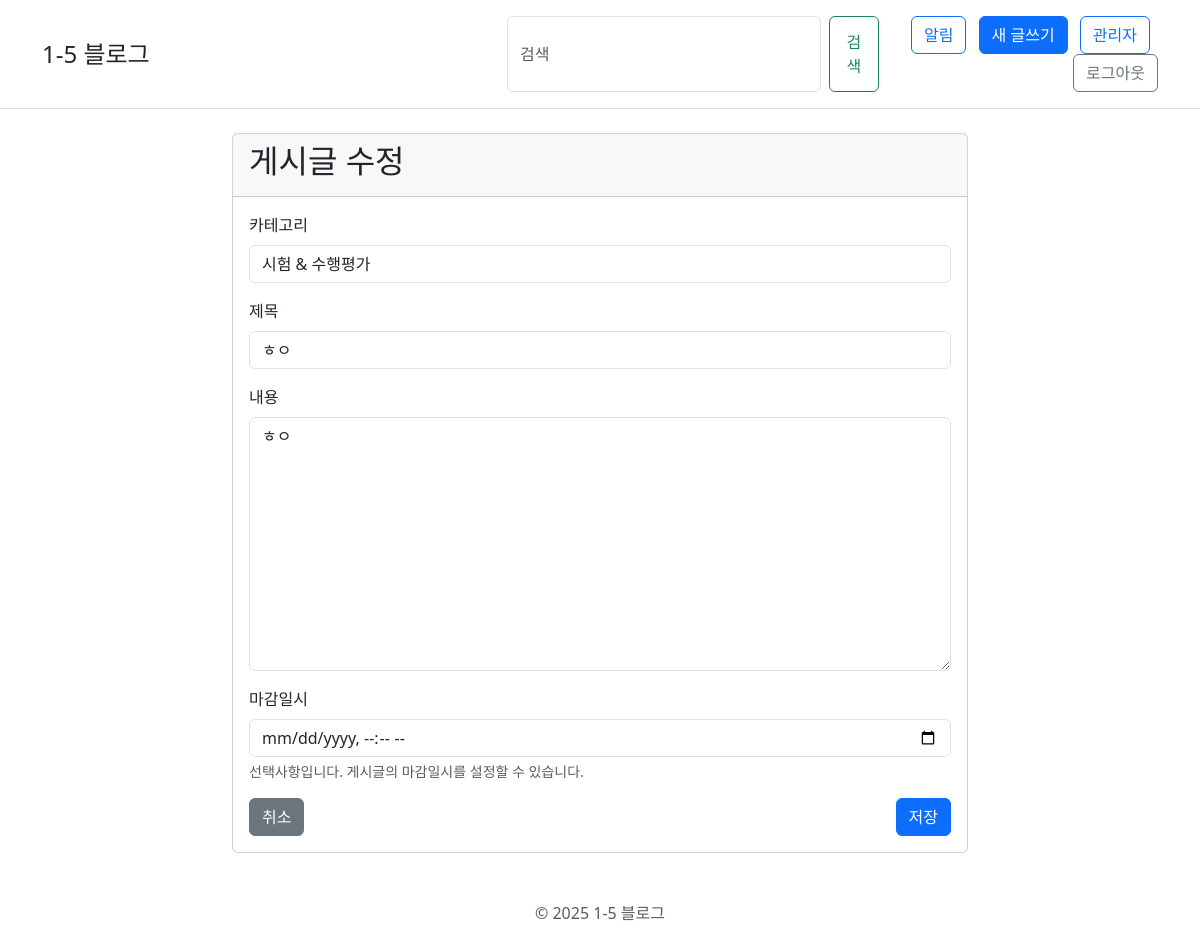
/post/6/edit/ (signed in), run on the app's committed database.
### blog/models.py (models this page shows, shortened)
class Post(models.Model):
    author = models.ForeignKey(settings.AUTH_USER_MODEL, on_delete=models.CASCADE, verbose_name='작성자')
    category = models.ForeignKey(Category, on_delete=models.CASCADE, verbose_name='카테고리')
    title = models.CharField(max_length=200, verbose_name='제목')
    text = models.TextField(verbose_name='내용')
    created_date = models.DateTimeField(default=timezone.now, verbose_name='작성일')
    published_date = models.DateTimeField(blank=True, null=True, verbose_name='게시일')
    latitude = models.FloatField(blank=True, null=True, verbose_name='위도')
    longitude = models.FloatField(blank=True, null=True, verbose_name='경도')
    due_date = models.DateTimeField(blank=True, null=True, verbose_name='마감일시')
    class Meta:
        verbose_name = '게시글'
        verbose_name_plural = '게시글'

### blog/views.py (the view)
# urls.py: path('post/<int:pk>/edit/', views.post_edit, name='post_edit'),
@csrf_exempt
@login_required
def post_edit(request, pk):
    post = get_object_or_404(Post, pk=pk)
    if request.method == "POST":
        form = PostForm(request.POST, request.FILES, instance=post)
        if form.is_valid():
            post = form.save(commit=False)
            post.author = request.user
            category = form.cleaned_data.get('category')
            if category:
                if not category.enable_map:
                    post.latitude = None
                    post.longitude = None
                if not category.enable_due_date:
                    post.due_date = None
            post.save()
            if category and not category.enable_time and post.due_date:
                post.due_date = timezone.make_aware(
                    datetime.combine(post.due_date.date(), datetime.min.time())
                )
                post.save()
            for image in request.FILES.getlist('images'):
                PostImage.objects.create(post=post, image=image)
            return redirect('post_detail', pk=post.pk)
    else:
        form = PostForm(instance=post)
    return render(request, 'blog/post_edit.html', {'form': form, 'post': post})

### blog/forms.py
class PostForm(forms.ModelForm):
    images = MultipleFileField(
        required=False,
        label='이미지',
        widget=MultipleFileInput(attrs={'class': 'form-control'})
    )
    class Meta:
        model = Post
        fields = ('category', 'title', 'text', 'latitude', 'longitude', 'due_date')
        widgets = {
            'title': forms.TextInput(attrs={'class': 'form-control'}),
            'text': forms.Textarea(attrs={'class': 'form-control'}),
            'category': forms.Select(attrs={'class': 'form-control'}),
            'latitude': forms.HiddenInput(),
            'longitude': forms.HiddenInput(),
            'due_date': forms.DateTimeInput(attrs={
                'class': 'form-control',
                'type': 'datetime-local'
            }),
        }
        labels = {
            'category': '카테고리',
            'title': '제목',
            'text': '내용',
            'due_date': '마감일시',
        }

### blog/models.py (called while the page is built)
    def __str__(self):
        return self.name

### templates/blog/post_edit.html (shortened to what this page needs)
{% extends 'base.html' %}
{% block content %}
<div class="col-md-8 offset-md-2">
    <div class="card">
        <div class="card-header">
            <h2>{% if form.instance.pk %}게시글 수정{% else %}새 게시글{% endif %}</h2>
        </div>
        <div class="card-body">
            <form method="POST" enctype="multipart/form-data">
                <div class="mb-3">
                    <label for="{{ form.category.id_for_label }}" class="form-label">{{ form.category.label }}</label>
                    {{ form.category }}
                </div>
                <div class="mb-3">
                    <label for="{{ form.title.id_for_label }}" class="form-label">{{ form.title.label }}</label>
                    {{ form.title }}
                </div>
                <div class="mb-3">
                    <label for="{{ form.text.id_for_label }}" class="form-label">{{ form.text.label }}</label>
                    {{ form.text }}
                </div>
                {% if not form.instance.pk or form.instance.category.enable_due_date %}
                <div class="mb-3 due-date-field">
                    <label for="{{ form.due_date.id_for_label }}" class="form-label">{{ form.due_date.label }}</label>
                    {{ form.due_date }}
                    <div class="form-text">선택사항입니다. 게시글의 마감일시를 설정할 수 있습니다.</div>
                </div>
                {% endif %}
                <div class="d-flex justify-content-between">
                    <a href="{% url 'post_list' %}" class="btn btn-secondary">취소</a>
                    <button type="submit" class="btn btn-primary">저장</button>
                </div>
            </form>
        </div>
    </div>
</div>
<link rel="stylesheet" href="https://unpkg.com/leaflet@1.9.4/dist/leaflet.css" />
{% endblock %}

### data on the page
Post: category "시험 & 수행평가", title "ㅎㅇ", text "ㅎㅇ"
